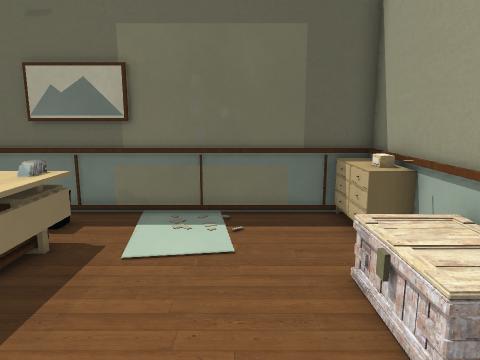
View 1 (above)

15 first-person views from a walk through a level from a Godot 3-D game. The camera is 1.5 m above the floor, tilts 10° down and sees 70° across. The floor is counted in squares, 0.5 m on a side. Each view is taken from the middle of a square. On the plan, view 1 faces up. The plan holds only what a view shows up to about 20 squares ahead; the rest is blank. Door leaves are left out where a doorway can be walked through.

View 2
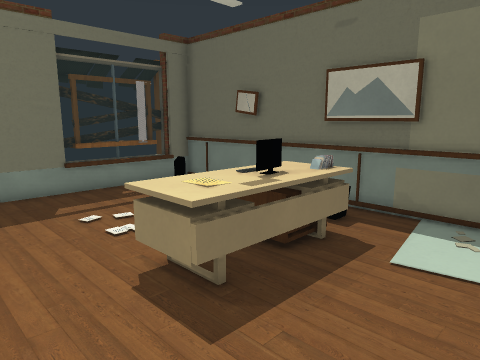

View 3
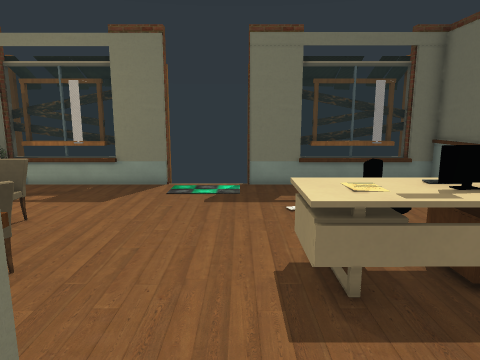

View 4
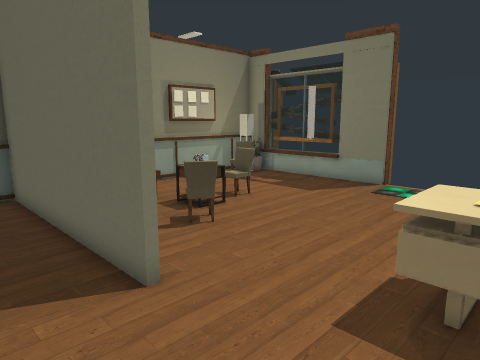

View 5
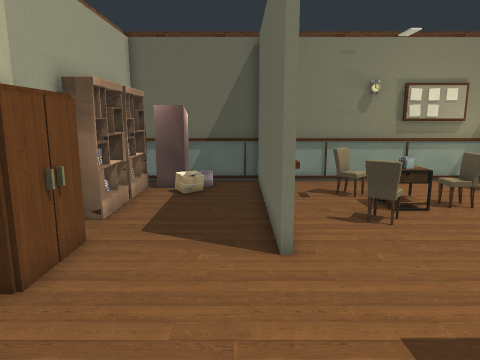

View 6
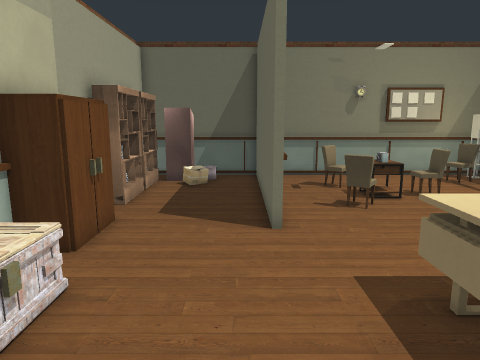

View 7
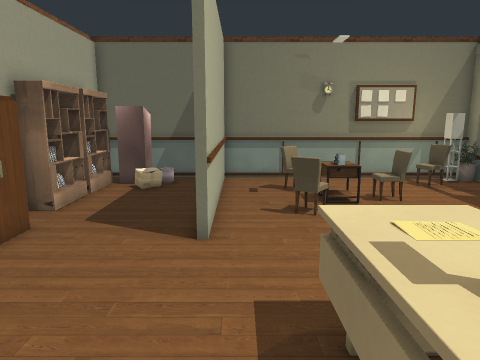

View 8
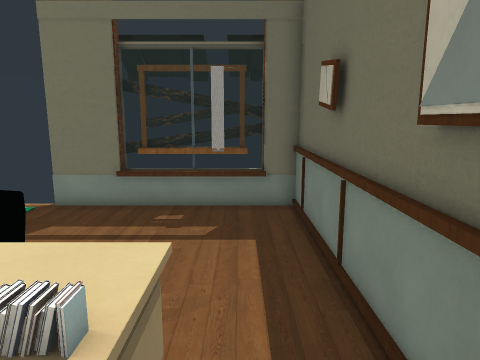

View 9
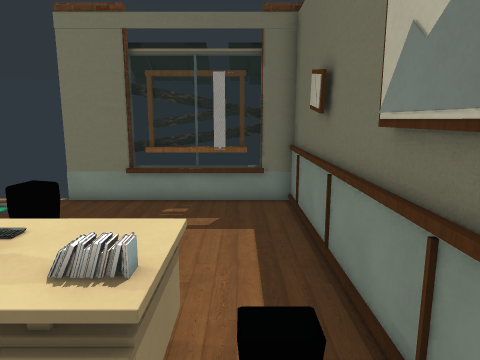

View 10
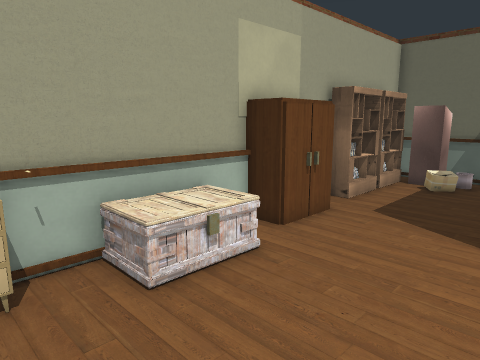

View 11
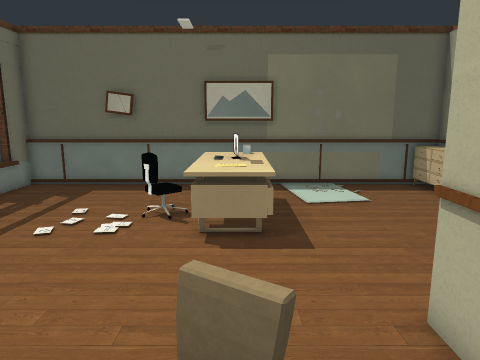

View 12
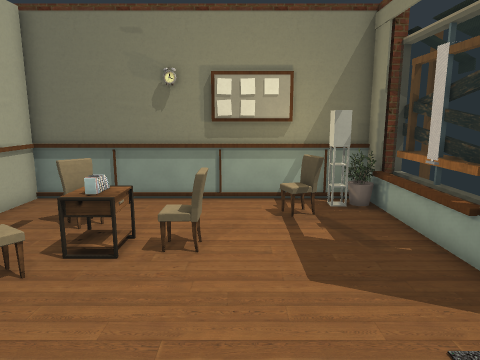

View 13
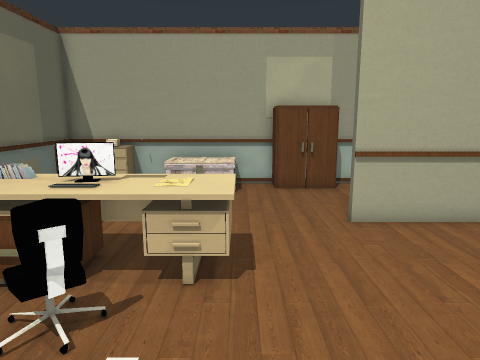

View 14
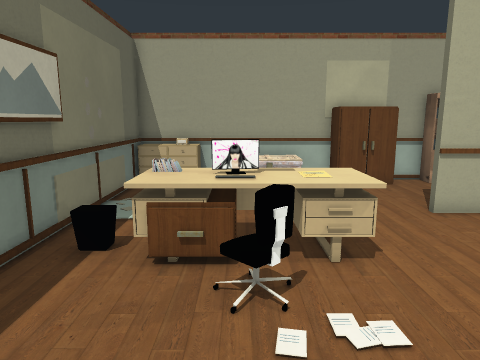

View 15
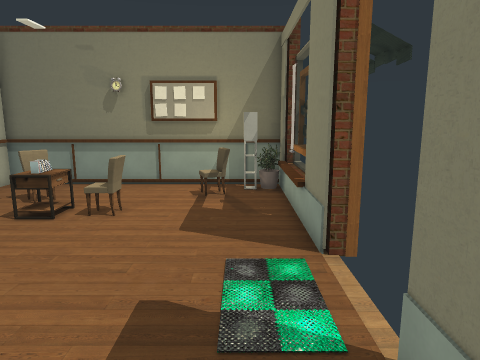

### Floor plan
Points are (right, up) in squares from view 1. A wall is a line through its corners. A room is listed if a view was taken in it or the views show most of it. See-through windows are left out.
Room 1 (views 1, 2, 3, 4, 5, 6, 7, 8, 9, 10, 11, 12, 13, 14, 15)
walls: (4.3, 1.5) (4.3, 8.5); (-14.9, -1.4) (-14.9, -10) (-2.2, -10) (-2.2, -0.3) (-1.9, -0.3) (-1.9, -10) (3.9, -10); (4.3, -3.2) (4.3, -1.5); (-15.5, 5.5) (-15.5, 4.8); (-15.4, -4) (-15.4, -8.8); (-15.5, -4) (-15.5, -4.5); (-15.5, -4.6) (-15.5, -8); (-15.5, 9) (-15.5, 5.6); (4.1, 11) (-14.9, 11) (-14.9, 2.4); (-15.4, 9.8) (-15.4, 4.8); (-15.5, 9.8) (-15.5, 9.1); (-15.5, -8.2) (-15.5, -8.8)
low walls: (2, 3.1) (2, 5.6); (2.1, 3.7) (3, 3.7); (2.4, 3.5) (3.8, 3.5) (3.8, 4.5); (2, 4.8) (3.8, 4.8) (3.8, 5.9) (2.4, 5.9); (3, 4) (2.3, 4); (2.4, 6.1) (4, 6.1); (3.4, 4.5) (2, 4.5); (4.1, 1.5) (4.1, 8.5); (4.1, -3.1) (4.1, -1.5); (-14.7, -3.6) (-14.7, -8.9); (-15.2, -4.5) (-15.2, -8.4); (-15.2, 9.4) (-15.2, 5.4); (-14.7, 10) (-14.7, 4.8)
ways out: open door at (-15, 0.5)
objects: bush (-14, -9); lamp (-13, -9); chair (-13, -8) to (-12, -8); chair (-9, -5); chair (-8, 5) to (-8, 6); books (-7, -5) to (-7, -4); table (-6, -5) to (-6, -4); desk (-6, 3) to (-4, 8); keyboard (-6, 6); chair (-5, -7); chair (-5, -3) to (-5, -2); monitor (-5, 6); books (-5, 8); locker (1, -9) to (2, -8); crate (2, 6); bookshelf (3, -8) to (4, -6); bookshelf (3, -5) to (4, -3); cabinet (3, -1) to (4, 1); dresser (3, 8) to (4, 10); box (4, 9)

Where each view was taken, in squares from view 1:
view 1: 0 up, 0 right, facing up
view 2: 0 up, 0 right, facing up-left
view 3: 2 up, 1 right, facing left
view 4: 5 up, 1 right, facing down-left
view 5: 7 up, 1 left, facing down
view 6: 9 up, 1 left, facing down
view 7: 8 up, 3 left, facing down
view 8: 9 up, 3 left, facing left
view 9: 9 up, 2 left, facing left
view 10: 9 up, 3 left, facing down-right
view 11: 5 down, 5 left, facing up
view 12: 3 up, 10 left, facing down
view 13: 3 up, 12 left, facing right
view 14: 6 up, 13 left, facing right
view 15: 6 up, 13 left, facing down
